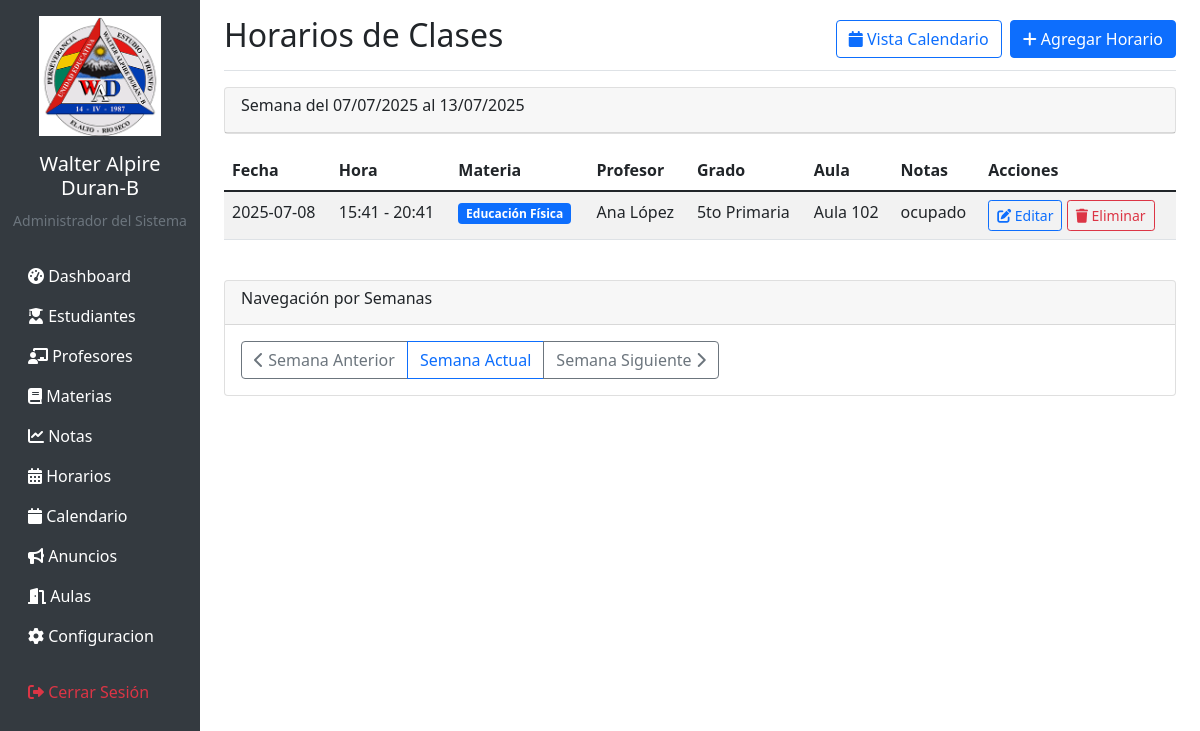
The page /schedules (signed in) on the database its author committed.
### tables this page shows
CREATE TABLE schedules (
            id INTEGER PRIMARY KEY AUTOINCREMENT,
            subject_id INTEGER NOT NULL,
            teacher_id INTEGER NOT NULL,
            room_id INTEGER,
            date DATE NOT NULL,
            start_time TIME NOT NULL,
            end_time TIME NOT NULL,
            grade TEXT NOT NULL,
            notes TEXT,
            created_at TIMESTAMP DEFAULT CURRENT_TIMESTAMP,
            FOREIGN KEY (subject_id) REFERENCES subjects (id),
            FOREIGN KEY (teacher_id) REFERENCES teachers (id),
            FOREIGN KEY (room_id) REFERENCES rooms (id)
        );

CREATE TABLE subjects (
            id INTEGER PRIMARY KEY AUTOINCREMENT,
            name TEXT NOT NULL,
            description TEXT,
            teacher_id INTEGER,
            FOREIGN KEY (teacher_id) REFERENCES teachers (id)
        );

CREATE TABLE rooms (
            id INTEGER PRIMARY KEY AUTOINCREMENT,
            name TEXT NOT NULL,
            capacity INTEGER,
            room_type TEXT,
            equipment TEXT,
            location TEXT,
            created_at TIMESTAMP DEFAULT CURRENT_TIMESTAMP
        );

### app.py (the view)
@app.route('/schedules')
@login_required
def list_schedules():
    week_param = request.args.get('week')
    if week_param:
        try:
            week_start = datetime.strptime(week_param, '%Y-%m-%d').date()
        except ValueError:
            week_start = datetime.now().date()
    else:
        week_start = datetime.now().date()
    week_start = week_start - timedelta(days=week_start.weekday())
    week_end = week_start + timedelta(days=6)
    conn = get_db_connection()
    schedules = conn.execute('''
        SELECT s.*, sub.name as subject_name,
               t.first_name || ' ' || t.last_name as teacher_name,
               r.name as room_name
        FROM schedules s
        JOIN subjects sub ON s.subject_id = sub.id
        JOIN teachers t ON s.teacher_id = t.id
        LEFT JOIN rooms r ON s.room_id = r.id
        WHERE s.date BETWEEN ? AND ?
        ORDER BY s.date, s.start_time
    ''', (week_start, week_end)).fetchall()
    conn.close()
    return render_template('schedules/list.html',
                         schedules=schedules,
                         week_start=week_start,
                         week_end=week_end,
                         timedelta=timedelta)

### app.py (called while the page is built)
def get_db_connection():
    conn = sqlite3.connect(DATABASE)
    conn.row_factory = sqlite3.Row
    return conn

def login_required(f):
    @wraps(f)
    def decorated_function(*args, **kwargs):
        if 'user_id' not in session:
            return redirect(url_for('login'))
        return f(*args, **kwargs)
    return decorated_function

### templates/schedules/list.html (shortened to what this page needs)
{% extends "base.html" %}
{% block content %}
<div class="d-flex justify-content-between flex-wrap flex-md-nowrap align-items-center pt-3 pb-2 mb-3 border-bottom">
    <h1 class="h2">Horarios de Clases</h1>
    <div class="btn-toolbar mb-2 mb-md-0">
        <div class="btn-group me-2">
            <a href="{{ url_for('schedule_calendar') }}" class="btn btn-outline-primary">
                <i class="fas fa-calendar"></i> Vista Calendario
            </a>
        </div>
        {% if session.user_role in ['director', 'profesor'] %}
        <a href="{{ url_for('add_schedule') }}" class="btn btn-primary">
            <i class="fas fa-plus"></i> Agregar Horario
        </a>
        {% endif %}
    </div>
</div>
<div class="row mb-3">
    <div class="col-md-12">
        <div class="card">
            <div class="card-header">
                <h6>Semana del {{ week_start.strftime('%d/%m/%Y') }} al {{ week_end.strftime('%d/%m/%Y') }}</h6>
            </div>
        </div>
    </div>
</div>
<div class="table-responsive">
    <table class="table table-striped table-hover">
        <thead>
            <tr>
                <th>Fecha</th>
                <th>Hora</th>
                <th>Materia</th>
                <th>Profesor</th>
                <th>Grado</th>
                <th>Aula</th>
                <th>Notas</th>
                {% if session.user_role in ['director', 'profesor'] %}
                <th>Acciones</th>
                {% endif %}
            </tr>
        </thead>
        <tbody>
            {% for schedule in schedules %}
            <tr>
                <td>{{ schedule.date }}</td>
                <td>{{ schedule.start_time }} - {{ schedule.end_time }}</td>
                <td>
                    <span class="badge bg-primary">{{ schedule.subject_name }}</span>
                </td>
                <td>{{ schedule.teacher_name }}</td>
                <td>{{ schedule.grade }}</td>
                <td>{{ schedule.room_name or 'No asignada' }}</td>
                <td>{{ schedule.notes or '-' }}</td>
                {% if session.user_role in ['director', 'profesor'] %}
                <td>
                    <a href="{{ url_for('edit_schedule', id=schedule.id) }}" class="btn btn-sm btn-outline-primary">
                        <i class="fas fa-edit"></i> Editar
                    </a>
                    {% if session.user_role == 'director' %}
                    <a href="{{ url_for('delete_schedule', id=schedule.id) }}"
                       class="btn btn-sm btn-outline-danger"
                       onclick="return confirm('¿Está seguro de eliminar este horario?')">
                        <i class="fas fa-trash"></i> Eliminar
                    </a>
                    {% endif %}
                </td>
                {% endif %}
            </tr>
            {% else %}
            <tr>
                <td colspan="8" class="text-center">No hay horarios programados para esta semana</td>
            </tr>
            {% endfor %}
        </tbody>
    </table>
</div>
<div class="row mt-4">
    <div class="col-12">
        <div class="card">
            <div class="card-header">
                <h6>Navegación por Semanas</h6>
            </div>
            <div class="card-body">
                <div class="btn-group" role="group">
                    <a href="{{ url_for('list_schedules') }}?week={{ (week_start - timedelta(days=7)).strftime('%Y-%m-%d') }}"
                       class="btn btn-outline-secondary">
                        <i class="fas fa-chevron-left"></i> Semana Anterior
                    </a>
                    <a href="{{ url_for('list_schedules') }}" class="btn btn-outline-primary">
                        Semana Actual
                    </a>
                    <a href="{{ url_for('list_schedules') }}?week={{ (week_start + timedelta(days=7)).strftime('%Y-%m-%d') }}"
                       class="btn btn-outline-secondary">
                        Semana Siguiente <i class="fas fa-chevron-right"></i>
                    </a>
                </div>
            </div>
        </div>
    </div>
</div>
{% endblock %}

### rows shown on the page
schedules: date "2025-07-08", start_time "15:41", end_time "20:41", subject_name "Educación Física", teacher_name "Ana López", grade "5to Primaria", name "Aula 102", notes "ocupado"

### other values the page prints
{{ session.full_name }} "Administrador del Sistema"
{{ week_start.strftime('%d/%m/%Y') }} "07/07/2025"
{{ week_end.strftime('%d/%m/%Y') }} "13/07/2025"
